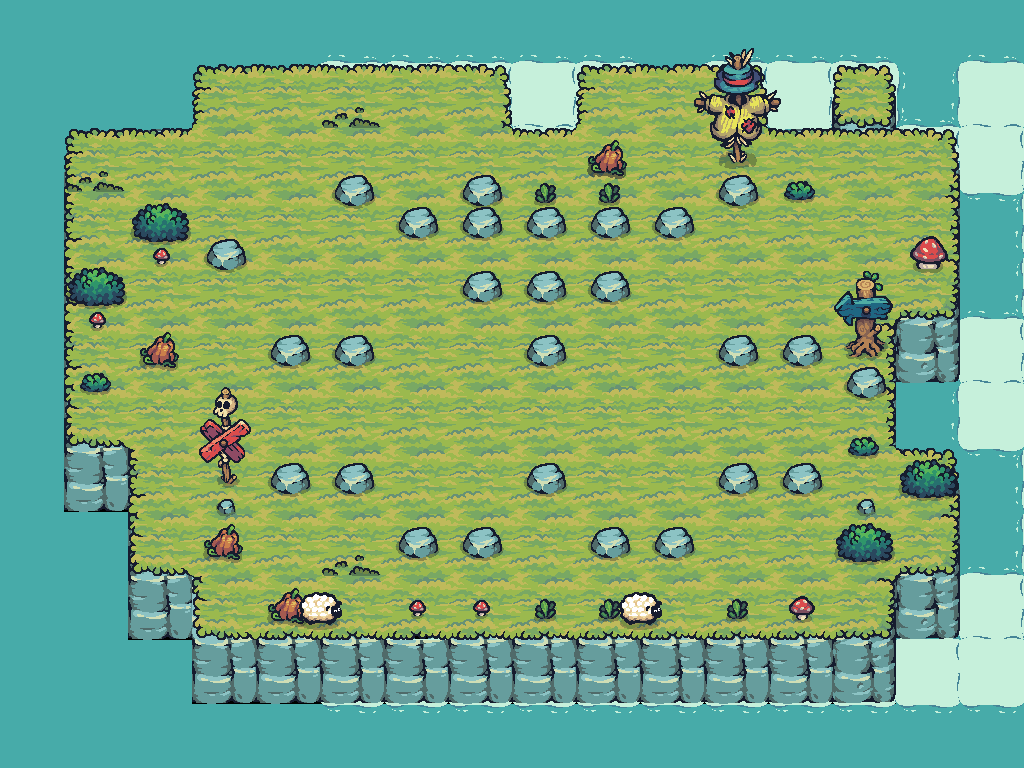

A 2D game scene composited from a Tiled map and its tileset images. What follows is a short description and the map's XML, with each tile layer's data collapsed to a summary:
An orthogonal 16x12 tile map with 64x64 px tiles, 11 tile layers (Water, Foam, layerforedge, new game bg, ...), 23 tilesets and 37 objects (26x Block, 6x Tree, PlayerCheckpoint, AntiPlayerCheckpoint, AntiPlayer, ...).

<map version="1.10" tiledversion="1.11.0" orientation="orthogonal" renderorder="right-down" width="16" height="12" tilewidth="64" tileheight="64" infinite="0" nextlayerid="29" nextobjectid="11">
<properties>
  <property name="Star1" type="int" value="31" />
  <property name="Star2" type="int" value="35" />
  <property name="Star3" type="int" value="40" />
 </properties>
 <tileset firstgid="1" source="Terrain.tsx" />
 <tileset firstgid="41" source="Castle_Red.tsx" />
 <tileset firstgid="61" source="Tree.tsx" />
 <tileset firstgid="169" source="17.tsx" />
 <tileset firstgid="171" source="Tower_Blue.tsx" />
 <tileset firstgid="179" source="01.tsx" />
 <tileset firstgid="180" source="06.tsx" />
 <tileset firstgid="181" source="18.tsx" />
 <tileset firstgid="190" source="09.tsx" />
 <tileset firstgid="191" source="12.tsx" />
 <tileset firstgid="192" source="16.tsx" />
 <tileset firstgid="194" source="Castle_Destroyed.tsx" />
 <tileset firstgid="214" source="HappySheep_Idle.tsx" />
 <tileset firstgid="222" source="Tree_192.tsx" />
 <tileset firstgid="234" source="Water.tsx" />
 <tileset firstgid="235" source="Foam_192.tsx" />
 <tileset firstgid="243" source="Tilemap_Elevation.tsx" />
 <tileset firstgid="275" source="02.tsx" />
 <tileset firstgid="276" source="03.tsx" />
 <tileset firstgid="277" source="04.tsx" />
 <tileset firstgid="278" source="07.tsx" />
 <tileset firstgid="279" source="10.tsx" />
 <tileset firstgid="280" source="TX Props.tsx" />
 <group id="26" name="Common">
  <layer id="13" name="Water" width="16" height="12">
   <data>[192 cells, 88 non-empty, 1 distinct tile ids]</data>
  </layer>
  <layer id="14" name="Foam" width="16" height="12" offsetx="128" offsety="0">
   <data>[192 cells, 44 non-empty, 1 distinct tile ids]</data>
  </layer>
  <layer id="19" name="layerforedge" width="16" height="12">
   <data>[192 cells, 30 non-empty, 11 distinct tile ids]</data>
  </layer>
  <layer id="15" name="new game bg" width="16" height="12">
   <data>[192 cells, 128 non-empty, 12 distinct tile ids]</data>
  </layer>
  <layer id="24" name="eat" width="16" height="12">
   <data>[192 cells, 5 non-empty, 3 distinct tile ids]</data>
  </layer>
  <layer id="27" name="grass" width="16" height="12">
   <data>[192 cells, 3 non-empty, 1 distinct tile ids]</data>
  </layer>
  <layer id="17" name="props" width="16" height="12" offsetx="0" offsety="32">
   <data>[192 cells, 17 non-empty, 7 distinct tile ids]</data>
  </layer>
  <layer id="18" name="propsLayer2" width="16" height="12">
   <data>[192 cells, 15 non-empty, 12 distinct tile ids]</data>
  </layer>
  <objectgroup id="21" name="TreesOutSideGameGrid" class="TreesOutSideGameGrid">
   <object id="3" name="Tree" type="Tree" x="192" y="128" width="64" height="64" />
   <object id="5" name="Tree" type="Tree" x="256" y="128" width="64" height="64" />
   <object id="6" name="Tree" type="Tree" x="384" y="128" width="64" height="64" />
   <object id="7" name="Tree" type="Tree" x="832" y="192" width="64" height="64" />
   <object id="8" name="Tree" type="Tree" x="640" y="128" width="64" height="64" />
   <object id="9" name="Tree" type="Tree" x="192" y="320" width="64" height="64" />
  </objectgroup>
  <layer id="22" name="AheadOfTreesProps" width="16" height="12">
   <data>[192 cells, 6 non-empty, 6 distinct tile ids]</data>
  </layer>
  <objectgroup id="30" name="CollisionblocksForGrid">
   <object id="101" name="Block" type="Block" x="256" y="128" width="576" height="64" />
   <object id="102" name="Block" type="Block" x="256" y="576" width="576" height="64" />
   <object id="103" name="Block" type="Block" x="192" y="192" width="64" height="384" />
   <object id="104" name="Block" type="Block" x="831" y="192" width="64" height="384" />
  </objectgroup>
  <layer id="25" name="BottomEdge" width="16" height="12">
   <data>[192 cells, 2 non-empty, 1 distinct tile ids]</data>
  </layer>
 </group>
 <layer id="28" name="CollisionblockTileLayer" width="16" height="12">
  <data>[192 cells, 22 non-empty, 1 distinct tile ids]</data>
 </layer>
 <objectgroup id="5" name="Collisionblocks">
  <object id="2" name="Block" type="Block" x="384" y="192" width="64" height="64" />
  <object id="3" name="Block" type="Block" x="448" y="192" width="64" height="64" />
  <object id="4" name="Block" type="Block" x="512" y="192" width="64" height="64" />
  <object id="5" name="Block" type="Block" x="576" y="192" width="64" height="64" />
  <object id="6" name="Block" type="Block" x="640" y="192" width="64" height="64" />
  <object id="8" name="Block" type="Block" x="448" y="256" width="64" height="64" />
  <object id="9" name="Block" type="Block" x="512" y="256" width="64" height="64" />
  <object id="10" name="Block" type="Block" x="576" y="256" width="64" height="64" />
  <object id="11" name="Block" type="Block" x="256" y="320" width="64" height="64" />
  <object id="12" name="Block" type="Block" x="320" y="320" width="64" height="64" />
  <object id="13" name="Block" type="Block" x="512" y="320" width="64" height="64" />
  <object id="14" name="Block" type="Block" x="704" y="320" width="64" height="64" />
  <object id="15" name="Block" type="Block" x="768" y="320" width="64" height="64" />
  <object id="18" name="Block" type="Block" x="256" y="448" width="64" height="64" />
  <object id="19" name="Block" type="Block" x="320" y="448" width="64" height="64" />
  <object id="20" name="Block" type="Block" x="512" y="448" width="64" height="64" />
  <object id="21" name="Block" type="Block" x="704" y="448" width="64" height="64" />
  <object id="22" name="Block" type="Block" x="768" y="448" width="64" height="64" />
  <object id="23" name="Block" type="Block" x="384" y="512" width="64" height="64" />
  <object id="24" name="Block" type="Block" x="448" y="512" width="64" height="64" />
  <object id="25" name="Block" type="Block" x="576" y="512" width="64" height="64" />
  <object id="26" name="Block" type="Block" x="640" y="512" width="64" height="64" />
 </objectgroup>
 <objectgroup id="6" name="Checkpoints">
  <object id="16" name="PlayerCheckpoint" type="PlayerCheckpoint" x="256" y="384" width="64" height="64" />
  <object id="17" name="AntiPlayerCheckpoint" type="AntiPlayerCheckpoint" x="768" y="384" width="64" height="64" />
 </objectgroup>
 <objectgroup id="7" name="Spawnpoints">
  <object id="1" name="AntiPlayer" type="AntiPlayer" x="256" y="192" width="64" height="64" />
  <object id="7" name="Player" type="Player" x="768" y="192" width="64" height="64" />
  <object id="9999" name="MovingBarrel" type="MovingBarrel" x="256" y="384" width="64" height="64">
         <properties>
          <property name="downOffset" type="int" value="0" />
          <property name="isVertical" type="bool" value="false" />
          <property name="leftOffset" type="int" value="0" />
          <property name="rightOffset" type="int" value="8" />
          <property name="upOffset" type="int" value="0" />
         </properties>
        </object>
 </objectgroup>
</map>
